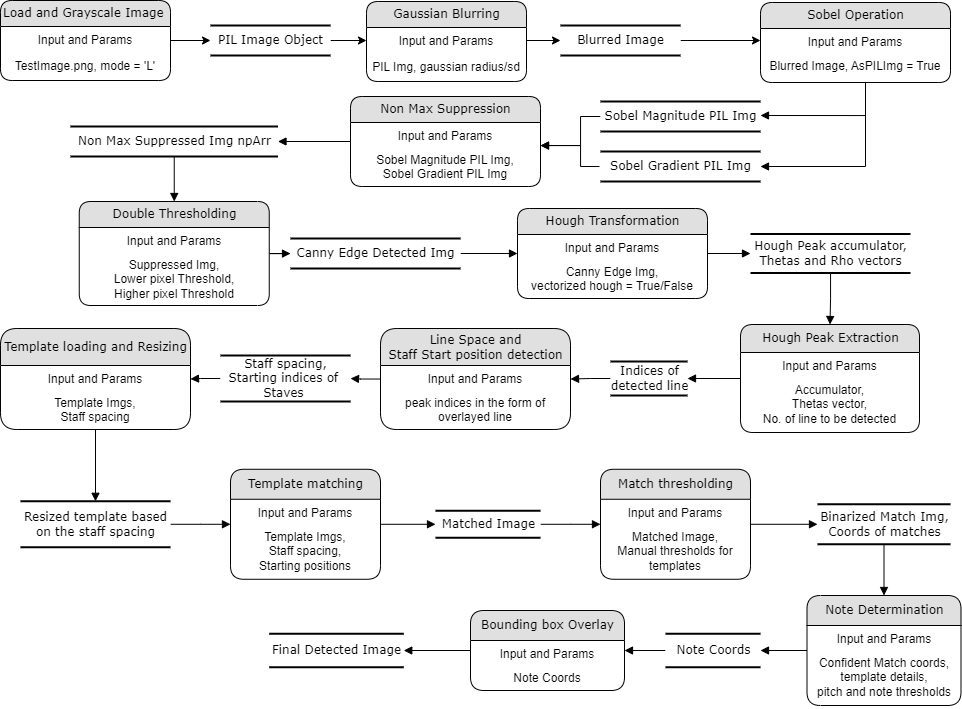
#> input picture part2/Program_flow.png, 962 x 709 px
$ python -i process.py   (imports and definitions only)
#> lines starting #> are read from the running program, lines starting #| are printed output that depends on the picture
#> further down, picture is the input picture: PIL image 962x709 RGBA; mean R, G, B, A 238.2, 238.2, 238.2, 255
import sys
import numpy as np
import matplotlib
# [1 line not run here, left out]
from PIL import Image, ImageFilter
import matplotlib.pyplot as plt
from config import MAX_BRIGHTNESS

# [17 lines left out: function apply_gaussian, not called in this run]

def apply_sobel(PILimgObj, as_pil = False, ShowStage = True, ShowOut = False):

    """
    Module to implement Sobel Operator for the image edge enhancement using seperated kernels
    Ref: https://www.youtube.com/watch?v=qHn9mctee1Q
         https://matplotlib.org/stable/gallery/subplots_axes_and_figures/subplots_demo.html
    """
#> called with as_pil = False, ShowStage = True, ShowOut = False
    sobel_filter_gx = np.array([-1, 0, 1, -2, 0, 2, -1, 0, 1]) / 8 # finite difference filter
    sobel_filter_gy = np.array([1, 2, 1, 0, 0, 0, -1, -2, -1]) / 8 # smoothing filter

    if ShowStage: print("*==============Applying Seperable Sobel Filter==============*\n")
    if PILimgObj.mode != 'L': PILimgObj = PILimgObj.convert('L')

    SobelImgGx = PILimgObj.filter(ImageFilter.Kernel((3, 3), sobel_filter_gx,1,0))
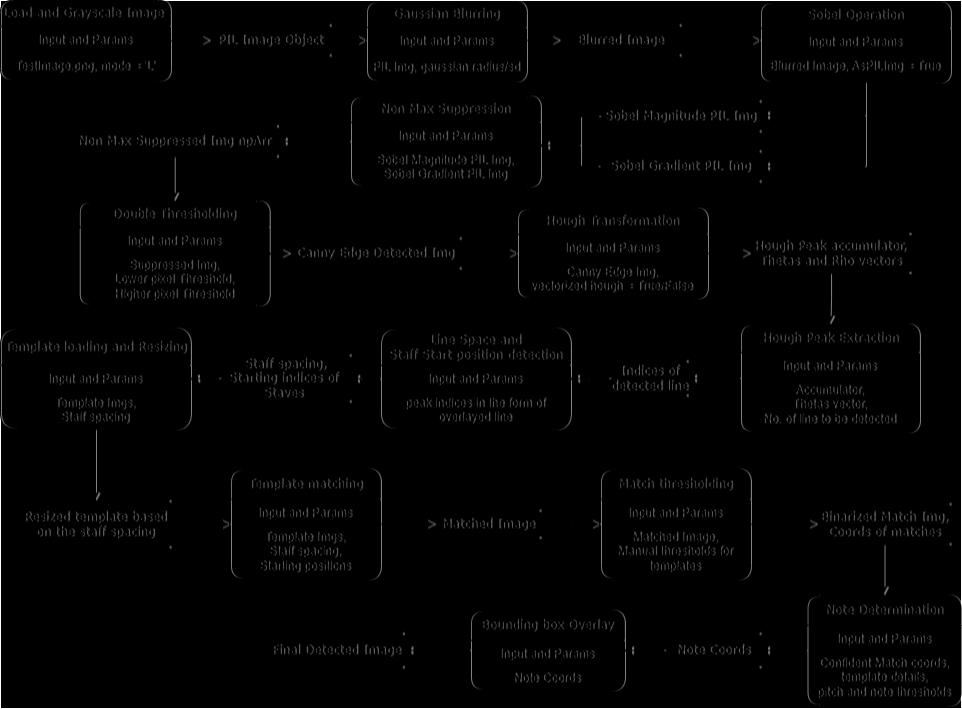
#> SobelImgGx: PIL image 962x709 L; min 0, max 255, mean 3.7
    SobelImgGy = PILimgObj.filter(ImageFilter.Kernel((3, 3), sobel_filter_gy,1,0))
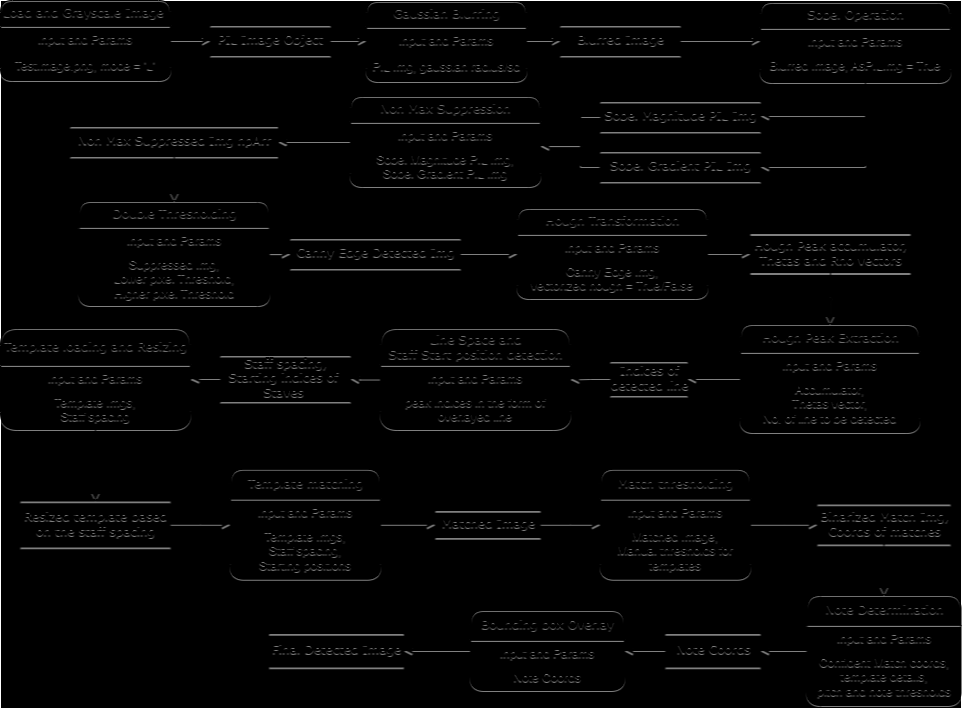
#> SobelImgGy: PIL image 962x709 L; min 0, max 255, mean 5.6

    SobelMag = np.hypot(np.array(SobelImgGx),np.array(SobelImgGy))
    NormSobelMag = ((SobelMag / np.max(SobelMag)) * MAX_BRIGHTNESS).astype(np.uint8)

    SobelGrad = np.arctan2(np.array(SobelImgGy), np.array(SobelImgGx))
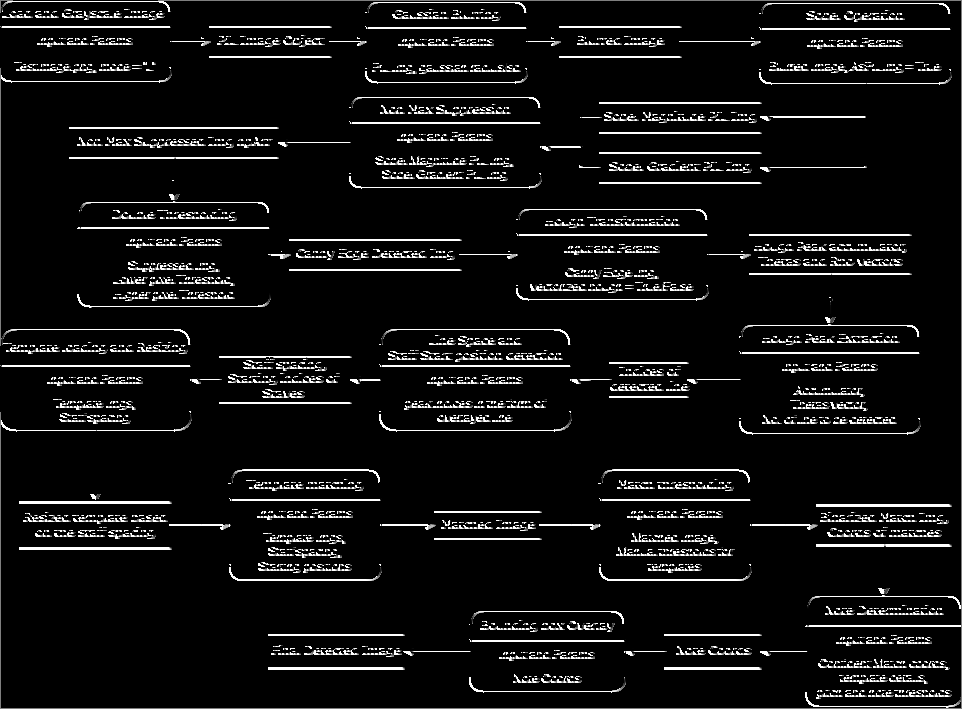
#> SobelGrad: shape (709, 962) float16; min 0, max 1.57, mean 0.109; drawn with min black and max white
    NormSobelGrad = (SobelGrad * MAX_BRIGHTNESS / (2*np.pi)).astype(np.uint8)
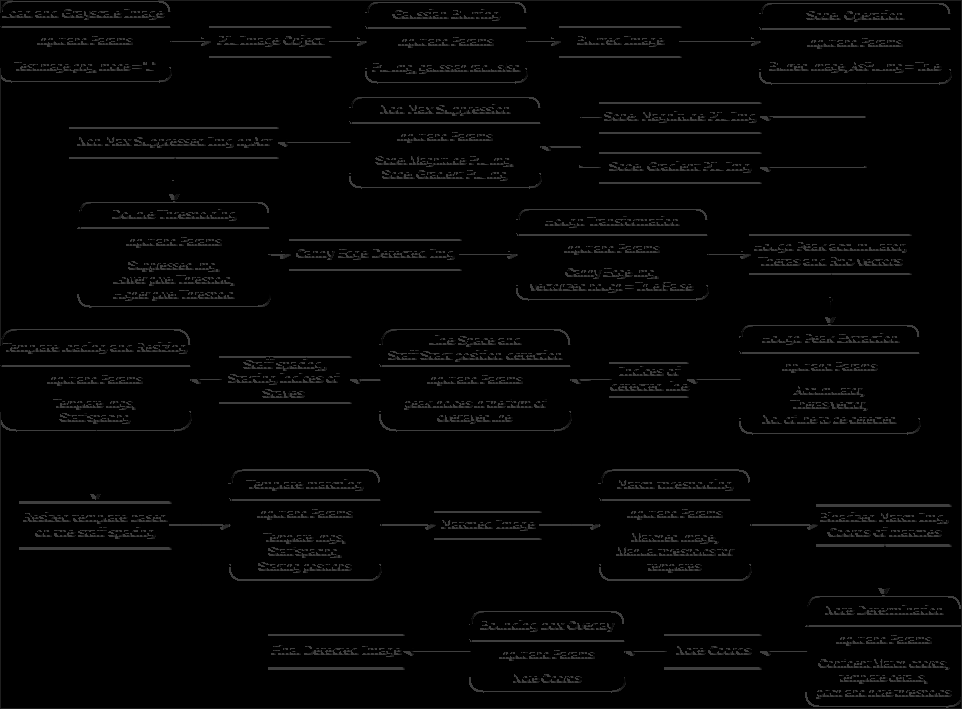
#> NormSobelGrad: shape (709, 962); min 0, max 63, mean 4.4

    if ShowStage: print("*--------------Applied Sobel Filters--------------* \n")

    if ShowOut:
        plt.figure()
        fig,(ax1, ax2) = plt.subplots(1,2,figsize = (12,8),layout="tight")
        ax1.imshow(NormSobelMag,'gray')
        ax1.set_title("Sobel Magnitude image")

        ax2.set_title("Sobel Gradient image")
        ax2.imshow(NormSobelGrad,'gray')
        plt.show()
    if as_pil:
        PILSobelMag = Image.fromarray(NormSobelMag)
        PILSobelGrad = Image.fromarray(NormSobelGrad)
        return PILSobelMag, PILSobelGrad

    return NormSobelMag, NormSobelGrad

# [62 lines left out: functions apply_non_max_suppression, apply_thresholds, process_image, not called in this run]

>>> from PIL import Image
>>> picture = Image.open('Program_flow.png')
>>> result = apply_sobel(picture)
